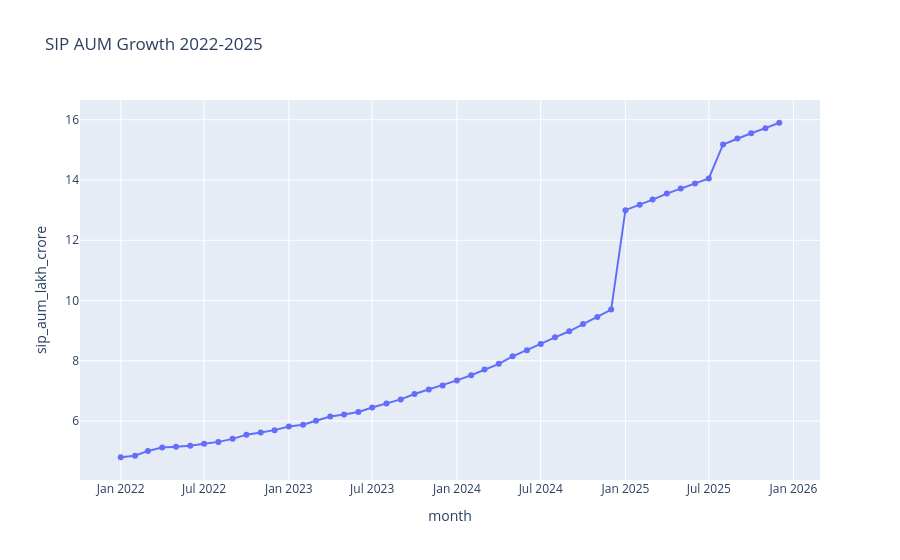

Source (notebook cell):
### Markdown cell above
# Insight 13: New SIP account registrations remained strong
New SIP account creation remained consistently high during the period, reflecting growing awareness and adoption of SIP investments.
**Chart Reference:** New SIP Accounts Growth (2022-2025)

### Code cell
import pandas as pd
import plotly.express as px
df = pd.read_csv('../data/processed/04_monthly_sip_inflows_cleaned.csv')
df['month'] = pd.to_datetime(df['month'])
fig = px.line( df,x='month',y='sip_aum_lakh_crore',title='SIP AUM Growth 2022-2025',markers=True)
fig.show()
